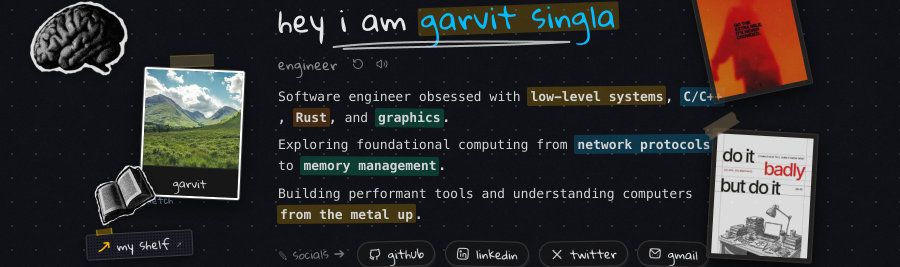
#> input picture assets/intro-dark.png, 1800 x 534 px (shown at 1/2 size)
$ python image_to_ascii.py assets/intro-dark.png
#> lines starting #> are read from the running program, lines starting #| are printed output that depends on the picture
#!/usr/bin/env python3
"""
image_to_ascii.py - Converts an image file to ASCII text format.

Usage:
    python image_to_ascii.py input.png [--width 50] [--output assets/ascii.txt] [--ramp blocks|standard|detailed]
"""

import argparse
import sys
from pathlib import Path
from PIL import Image, ImageEnhance

RAMPS = {
    "standard": ["@", "%", "#", "*", "+", "=", "-", ":", ".", " "],
    "blocks": ["█", "▓", "▒", "░", " "],
    "detailed": ["$", "@", "B", "%", "8", "&", "W", "M", "#", "*", "o", "a", "h", "k", "b", "p", "q", "w", "m", "Z", "O", "0", "Q", "L", "C", "J", "Y", "X", "z", "c", "v", "u", "n", "x", "r", "f", "t", "j", "f", "/", "\\", "|", "(", ")", "1", "{", "}", "[", "]", "?", "-", "_", "+", "~", "<", ">", "i", "!", "l", "I", ";", ":", ",", "\"", "^", "`", "'", ".", " "],
}


def convert_image_to_ascii(
    image_path: Path,
    width: int = 50,
    ramp_name: str = "standard",
    enhance_contrast: float = 1.3,
) -> str:
#> called with width = 50, ramp_name = 'standard', enhance_contrast = 1.3
    try:
        image = Image.open(image_path)
#> image is the input picture: PIL image 1800x534 RGB; mean R, G, B 45.5, 44.1, 44.4
    except Exception as e:
        print(f"Error loading image '{image_path}': {e}", file=sys.stderr)
        sys.exit(1)

    # Enhance contrast slightly for better ASCII definition
    if enhance_contrast != 1.0:
        enhancer = ImageEnhance.Contrast(image)
        image = enhancer.enhance(enhance_contrast)
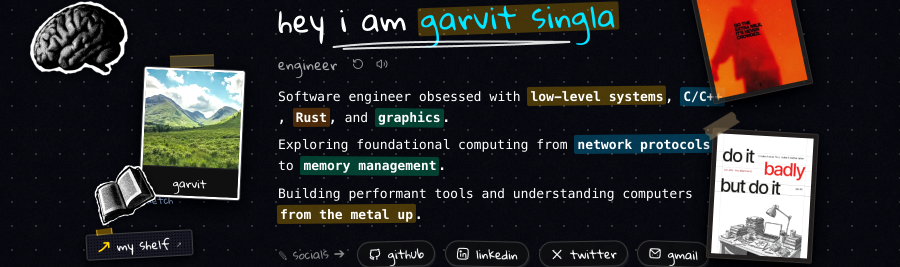
#> image: PIL image 1800x534 RGB (shown at 1/2 size); mean R, G, B 44.6, 42.7, 42.8

    # Calculate height respecting terminal character aspect ratio (~0.55 height per char width)
    orig_width, orig_height = image.size
#> orig_width = 1800; orig_height = 534
    aspect_ratio = orig_height / float(orig_width)
#> aspect_ratio = 0.297
    height = int(width * aspect_ratio * 0.55)
#> height = 8
    height = max(1, height)

    resized_image = image.resize((width, height)).convert("L")

    try:
        pixels = list(resized_image.get_flattened_data())
    except AttributeError:
        pixels = list(resized_image.getdata())
#> pixels = 400 values, max 246 at index 340, min 2 at index 114, mean 43.45

    ramp = RAMPS.get(ramp_name, RAMPS["standard"])
    ramp_len = len(ramp)

    ascii_str = ""
    for i, pixel in enumerate(pixels):
        # Map grayscale value (0-255) to character array index
        char_index = int((pixel / 255.0) * (ramp_len - 1))
        ascii_str += ramp[char_index]
        if (i + 1) % width == 0:
            ascii_str += "\n"
#> this loop made 400 passes
#> (pixel, char_index, ascii_str) on passes 1 to 3: (7, 0, '@'), (13, 0, '@@'), (65, 2, '@@#')

    return ascii_str


def main():
    parser = argparse.ArgumentParser(description="Convert an image to ASCII art.")
    parser.add_argument("image_path", type=Path, help="Path to the image file.")
    parser.add_argument("--width", type=int, default=50, help="Output width in characters (default: 50).")
    parser.add_argument("--ramp", choices=list(RAMPS.keys()), default="standard", help="ASCII character ramp style.")
    parser.add_argument("--contrast", type=float, default=1.3, help="Contrast enhancement factor (default: 1.3).")
    parser.add_argument("--output", type=Path, default=None, help="Optional output text file path.")

    args = parser.parse_args()

    ascii_art = convert_image_to_ascii(
        args.image_path,
        width=args.width,
        ramp_name=args.ramp,
        enhance_contrast=args.contrast,
    )

    if args.output:
        args.output.parent.mkdir(parents=True, exist_ok=True)
        args.output.write_text(ascii_art, encoding="utf-8")
        print(f"ASCII art saved to {args.output}")
    else:
        print(ascii_art)


if __name__ == "__main__":
    main()
